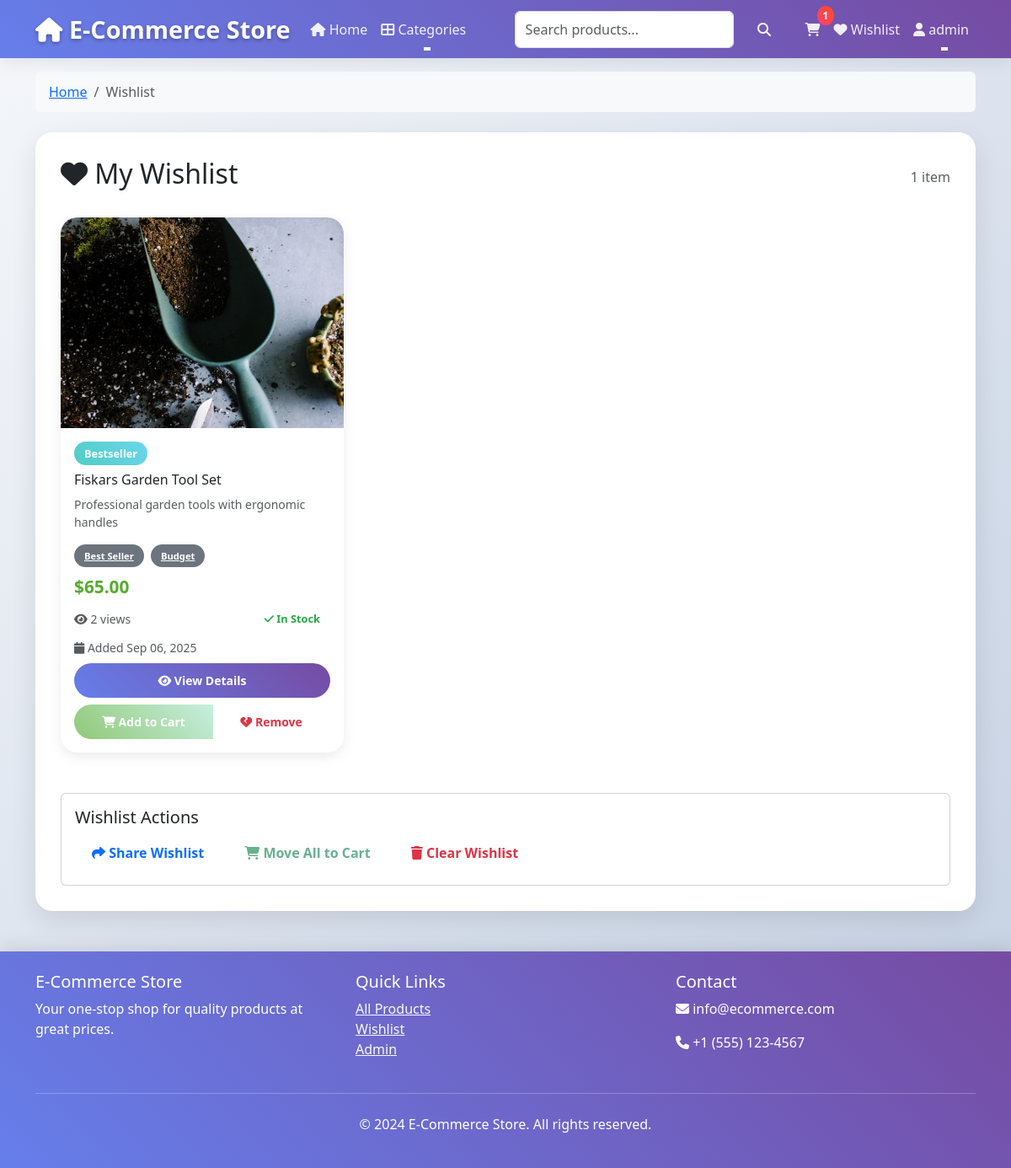
The page /wishlist/ (signed in) on the database as committed earlier.
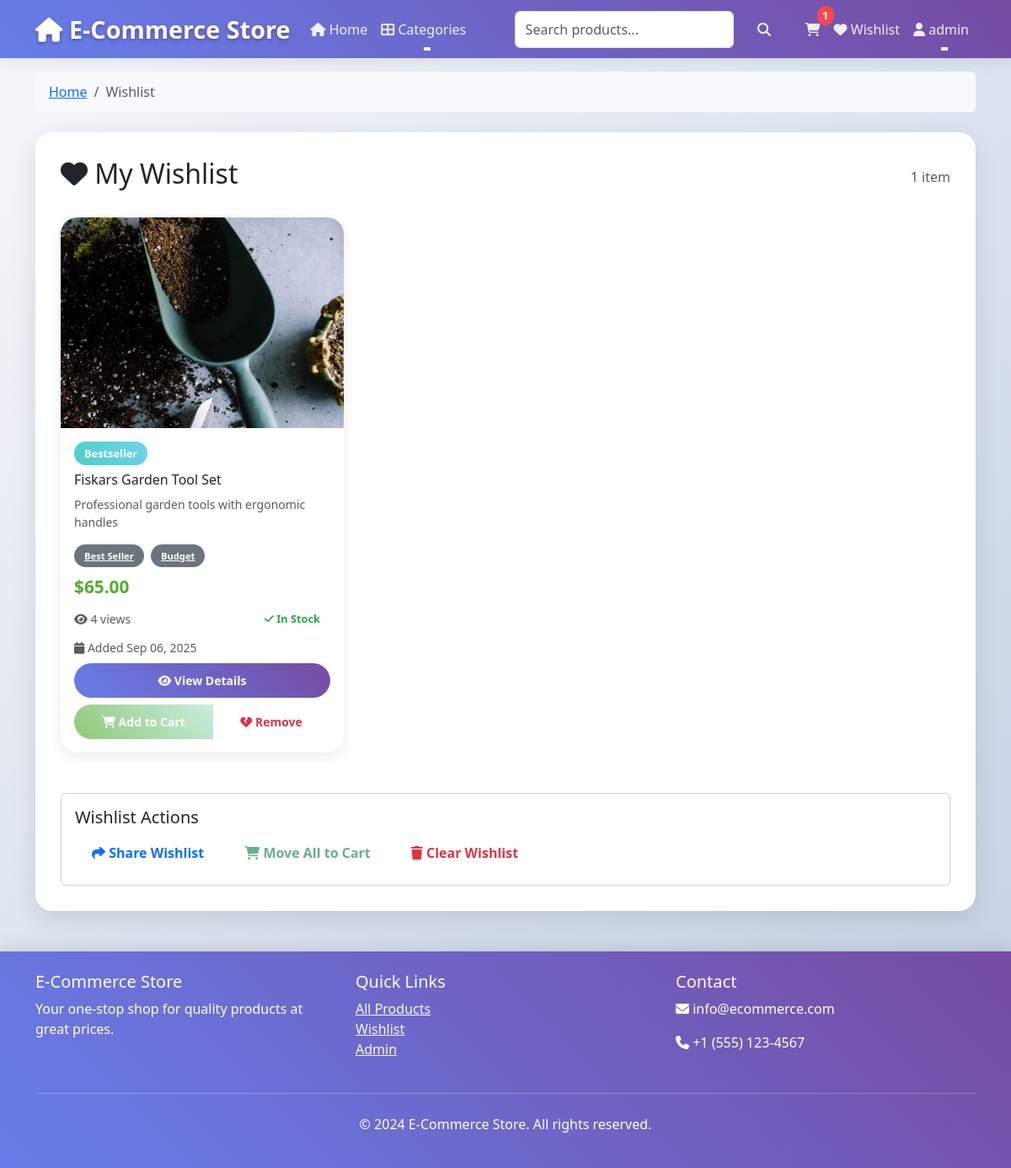
The same page on the database as committed later.
### store/models.py (models this page shows, shortened)
class Wishlist(models.Model):
    user = models.ForeignKey(
        User, on_delete=models.CASCADE, related_name="wishlist_items"
    )
    product = models.ForeignKey(
        Product, on_delete=models.CASCADE, related_name="wishlisted_by"
    )
    added_at = models.DateTimeField(auto_now_add=True)
    class Meta:
        unique_together = ["user", "product"]
        ordering = ["-added_at"]
        verbose_name = "Wishlist Item"
        verbose_name_plural = "Wishlist Items"

class Product(models.Model):
    name = models.CharField(
        max_length=200, help_text="Product name (max 200 characters)"
    )
    slug = models.SlugField(
        max_length=200,
        unique=True,
        blank=True,
        help_text="URL-friendly product identifier",
    )
    description = models.TextField(help_text="Detailed product description")
    short_description = models.CharField(
        max_length=500, blank=True, help_text="Brief product summary"
    )
    price = models.DecimalField(
        max_digits=10,
        decimal_places=2,
        validators=[MinValueValidator(0.01)],
        help_text="Product price (minimum $0.01)",
    )
    sale_price = models.DecimalField(
        max_digits=10,
        decimal_places=2,
        blank=True,
        null=True,
        validators=[MinValueValidator(0.01)],
        help_text="Sale price (optional)",
    )
    stock_quantity = models.PositiveIntegerField(
        default=0, help_text="Available stock quantity"
    )
    is_in_stock = models.BooleanField(
        default=True, help_text="Product availability status"
    )
    low_stock_threshold = models.PositiveIntegerField(
        default=5, help_text="Stock level to trigger low stock alerts"
    )
    category = models.ForeignKey(
        Category,
        on_delete=models.CASCADE,
        related_name="products",
        help_text="Product category",
    )
    tags = models.ManyToManyField("ProductTag", blank=True, related_name="products")
    main_image = models.ImageField(
        upload_to="products/main/", help_text="Primary product image"
    )
    is_active = models.BooleanField(default=True, help_text="Product visibility status")
    is_featured = models.BooleanField(
        default=False, help_text="Featured product status"
    )
    is_bestseller = models.BooleanField(
        default=False, help_text="Bestseller product status"
    )
    meta_title = models.CharField(max_length=60, blank=True, help_text="SEO meta title")
    meta_description = models.CharField(
        max_length=160, blank=True, help_text="SEO meta description"
    )
    view_count = models.PositiveIntegerField(
        default=0, help_text="Product view counter"
    )
    created_at = models.DateTimeField(auto_now_add=True)
    updated_at = models.DateTimeField(auto_now=True)
    class Meta:
        ordering = ["-created_at"]
        verbose_name = "Product"
        verbose_name_plural = "Products"
        indexes = [
            models.Index(fields=["name"]),
            models.Index(fields=["category"]),
            models.Index(fields=["is_active"]),
            models.Index(fields=["price"]),
            models.Index(fields=["created_at"]),
        ]
    def get_absolute_url(self):
        return reverse("store:product_detail", kwargs={"slug": self.slug})
    @property
    def is_on_sale(self):
        return bool(self.sale_price and self.sale_price < self.price)

### store/views.py (the view)
# urls.py: path("wishlist/", views.wishlist_view, name="wishlist"),
@login_required(login_url="/login/")
def wishlist_view(request):
    wishlist_items = (
        Wishlist.objects.filter(user=request.user)
        .select_related("product", "product__category")
        .prefetch_related("product__tags")
    )
    context = {
        "wishlist_items": wishlist_items,
        "breadcrumbs": [
            {"name": "Home", "url": "/"},
            {"name": "Wishlist", "url": reverse("store:wishlist")},
        ],
    }
    return render(request, "store/wishlist.html", context)

### store/context_processors.py (called while the page is built)
def categories(request):
    return {"categories": Category.objects.filter(is_active=True).order_by("name")}

### store/models.py (called while the page is built)
    def get_absolute_url(self):
        return reverse("store:category_detail", kwargs={"slug": self.slug})

    def get_absolute_url(self):
        return reverse("store:tag_detail", kwargs={"slug": self.slug})

### templates/store/wishlist.html (shortened to what the changed rows need)
{% extends 'base.html' %}
{% load static %}
{% block content %}
<div class="row">
    <div class="col-12">
        <div class="d-flex justify-content-between align-items-center mb-4">
            <h2><i class="fas fa-heart"></i> My Wishlist</h2>
        </div>
        {% if wishlist_items %}
        <div class="row">
            {% for item in wishlist_items %}
            <div class="col-lg-4 col-md-6 mb-4">
                <div class="card product-card h-100">
                    {% if item.product.main_image %}
                        <img src="{{ item.product.main_image.url }}" class="card-img-top product-image" alt="{{ item.product.name }}">
                    {% else %}
                        <img src="{% static 'images/no-image.svg' %}" class="card-img-top product-image" alt="{{ item.product.name }}">
                    {% endif %}
                    <div class="card-body d-flex flex-column">
                        <div class="mb-2">
                            {% if item.product.is_bestseller %}
                                <span class="badge badge-bestseller">Bestseller</span>
                            {% endif %}
                        </div>
                        <h6 class="card-title">{{ item.product.name }}</h6>
                        <p class="card-text text-muted small">{{ item.product.short_description|truncatewords:10 }}</p>
                        {% if item.product.tags.all %}
                        <div class="mb-2">
                            {% for tag in item.product.tags.all %}
                                <a href="{{ tag.get_absolute_url }}" class="badge bg-secondary me-1" style="font-size: 0.7rem;">
                                    {{ tag.name }}
                                </a>
                            {% endfor %}
                        </div>
                        {% endif %}
                        <div class="mt-auto">
                            <div class="price mb-2">
                                {% if item.product.is_on_sale %}
                                    <span class="sale-price">${{ item.product.sale_price }}</span>
                                    <span class="original-price">${{ item.product.price }}</span>
                                {% else %}
                                    <span>${{ item.product.price }}</span>
                                {% endif %}
                            </div>
                            <div class="d-flex justify-content-between align-items-center mb-2">
                                <small class="text-muted">
                                    <i class="fas fa-eye"></i> {{ item.product.view_count }} views
                                </small>
                                <span class="badge stock-badge {% if item.product.is_in_stock %}in-stock{% else %}out-of-stock{% endif %}">
                                    {% if item.product.is_in_stock %}
                                        <i class="fas fa-check"></i> In Stock
                                    {% else %}
                                        <i class="fas fa-times"></i> Out of Stock
                                    {% endif %}
                                </span>
                            </div>
                            <div class="d-flex justify-content-between align-items-center mb-2">
                                <small class="text-muted">
                                    <i class="fas fa-calendar"></i> Added {{ item.added_at|date:"M d, Y" }}
                                </small>
                            </div>
                            <div class="d-grid gap-2">
                                <a href="{{ item.product.get_absolute_url }}" class="btn btn-primary btn-sm">
                                    <i class="fas fa-eye"></i> View Details
                                </a>
                                <div class="btn-group" role="group">
                                    {% if item.product.is_in_stock %}
                                        <button class="btn btn-success btn-sm" disabled>
                                            <i class="fas fa-shopping-cart"></i> Add to Cart
                                        </button>
                                    {% else %}
                                        <button class="btn btn-secondary btn-sm" disabled>
                                            <i class="fas fa-times"></i> Out of Stock
                                        </button>
                                    {% endif %}
                                    <button class="btn btn-outline-danger btn-sm"
                                            data-product-id="{{ item.product.id }}"
                                            onclick="toggleWishlist({{ item.product.id }}, 'remove')">
                                        <i class="fas fa-heart-broken"></i> Remove
                                    </button>
                                </div>
                            </div>
                        </div>
                    </div>
                </div>
            </div>
            {% endfor %}
        </div>
        {% endif %}
    </div>
</div>
{% endblock %}

Rows that differ between the two databases and show on the page:
changed through a linked row, Wishlist "Fiskars Garden Tool Set": product.view_count "2" → "4"
